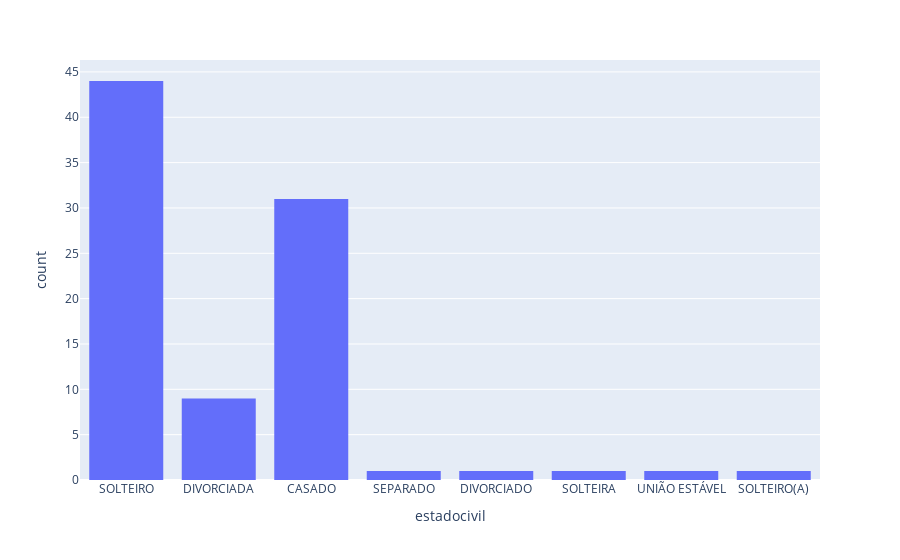

Notebook code for this chart:
### Code cell
pacientes = tabelas_paciente['estadocivil']
df = pd.DataFrame(pacientes)
df = df.dropna()
grafico = px.histogram(data_frame=df, x='estadocivil')
grafico.show()

### Figure 1 — Plotly figure (JSON) as saved in the notebook; plotly's stock layout.template omitted (floating-point values rounded to 4 significant figures)
{"data": [{"alignmentgroup": "True", "bingroup": "x", "hovertemplate": "estadocivil=%{x}<br>count=%{y}<extra></extra>", "legendgroup": "", "marker": {"color": "#636efa", "pattern": {"shape": ""}}, "name": "", "offsetgroup": "", "orientation": "v", "showlegend": false, "type": "histogram", "x": ["SOLTEIRO", "DIVORCIADA", "CASADO", "CASADO", "SOLTEIRO", "SOLTEIRO", "SOLTEIRO", "SOLTEIRO", "SOLTEIRO", "SOLTEIRO", "SOLTEIRO", "SOLTEIRO", "CASADO", "CASADO", "CASADO", "CASADO", "CASADO", "CASADO", "SOLTEIRO", "CASADO", "CASADO", "SEPARADO", "CASADO", "CASADO", "CASADO", "CASADO", "CASADO", "CASADO", "CASADO", "SOLTEIRO", "DIVORCIADA", "DIVORCIADA", "CASADO", "SOLTEIRO", "SOLTEIRO", "CASADO", "DIVORCIADO", "DIVORCIADA", "DIVORCIADA", "DIVORCIADA", "DIVORCIADA", "DIVORCIADA", "DIVORCIADA", "SOLTEIRO", "SOLTEIRO", "SOLTEIRO", "SOLTEIRO", "SOLTEIRO", "SOLTEIRO", "SOLTEIRO", "CASADO", "SOLTEIRO", "SOLTEIRO", "SOLTEIRO", "CASADO", "CASADO", "CASADO", "SOLTEIRO", "SOLTEIRO", "SOLTEIRO", "CASADO", "SOLTEIRA", "CASADO", "CASADO", "UNIÃO ESTÁVEL", "SOLTEIRO", "SOLTEIRO", "SOLTEIRO", "SOLTEIRO", "SOLTEIRO", "SOLTEIRO", "CASADO", "CASADO", "CASADO", "SOLTEIRO", "SOLTEIRO", "SOLTEIRO", "SOLTEIRO", "CASADO", "SOLTEIRO", "SOLTEIRO", "SOLTEIRO", "SOLTEIRO", "SOLTEIRO", "SOLTEIRO", "SOLTEIRO", "SOLTEIRO", "CASADO", "SOLTEIRO(A)"], "xaxis": "x", "yaxis": "y"}], "layout": {"barmode": "relative", "legend": {"tracegroupgap": 0}, "margin": {"t": 60}, "xaxis": {"anchor": "y", "domain": [0, 1], "title": {"text": "estadocivil"}}, "yaxis": {"anchor": "x", "domain": [0, 1], "title": {"text": "count"}}}}
